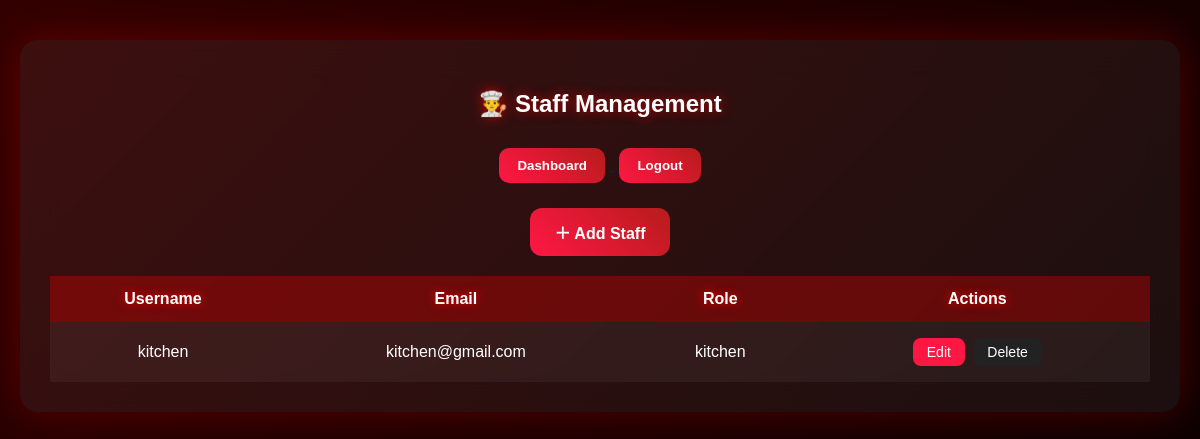
Screenshot of /administrator/staff/ (signed in) with the database file from the repository.
### accounts/models.py (models this page shows)
class User(AbstractUser):
    ROLE_CHOICES = (
        ('customer', 'Customer'),
        ('kitchen', 'Kitchen Staff'),
        ('admin', 'Admin'),
    )
    role = models.CharField(max_length=20, choices=ROLE_CHOICES, default='customer')
    phone = models.CharField(max_length=15, blank=True)

### administrator/views.py (the view)
# urls.py: path("staff/", StaffListView.as_view(), name="admin-staff"),
class StaffListView(LoginRequiredMixin, RoleRequiredMixin, ListView):
    template_name = "administrator/staffs.html"
    allowed_roles = ["admin"]
    model = User
    def get_queryset(self):
        return User.objects.exclude(role__in=["customer", "admin"])

### accounts/mixins.py (called while the page is built)
    def dispatch(self, request, *args, **kwargs):
        if request.user.role not in self.allowed_roles:
            raise PermissionDenied
        return super().dispatch(request, *args, **kwargs)

### templates/administrator/staffs.html (shortened to what this page needs)
<!DOCTYPE html>
<html>
<head>
</head>
<body>
<div class="container">
<h2>👨‍🍳 Staff Management</h2>
<div class="top-bar">
<a href="{% url 'administrator:admin-dashboard' %}">
<button class="top-btn">Dashboard</button>
</a>
<form method="post" action="{% url 'accounts:logout' %}" style="display:inline;">
<button class="top-btn">Logout</button>
</form>
</div>
<a href="{% url 'administrator:add-staff' %}" class="add-btn">＋ Add Staff</a>
<table>
<tr>
<th>Username</th>
<th>Email</th>
<th>Role</th>
<th>Actions</th>
</tr>
{% for user in object_list %}
<tr>
<td>{{ user.username }}</td>
<td>{{ user.email }}</td>
<td>{{ user.role }}</td>
<td>
<a href="{% url 'administrator:edit-staff' user.id %}" class="action edit">Edit</a>
<a href="{% url 'administrator:delete-staff' user.id %}" class="action delete">Delete</a>
</td>
</tr>
{% endfor %}
</table>
</div>
</body>
</html>

### templates/administrator/staffs.html (style rules this page uses)
body { margin:0; font-family:'Poppins',sans-serif; background:linear-gradient(-45deg,#1a0000,#330000,#000,#330000); background-size:400% 400%; animation:bgMove 10s ease infinite; color:white; }
.container { width:95%; max-width:1100px; margin:40px auto; padding:30px; border-radius:18px; backdrop-filter:blur(18px); background:rgba(255,255,255,0.06); box-shadow:0 0 40px rgba(255,0,0,.25); animation:fadeIn 1s ease; }
h2 { text-align:center; margin-bottom:25px; text-shadow:0 0 12px rgba(255,0,0,.7); }
.top-bar { text-align:center; margin-bottom:20px; }
.top-btn { padding:10px 18px; border:none; border-radius:10px; margin:5px; background:linear-gradient(45deg,#ff1744,#b71c1c); color:white; cursor:pointer; font-weight:600; transition:.3s; }
.add-btn { display:block; width:max-content; margin:20px auto; padding:12px 25px; border-radius:12px; background:linear-gradient(45deg,#ff1744,#b71c1c); color:white; text-decoration:none; font-weight:bold; transition:.3s; }
table { width:100%; border-collapse:collapse; margin-top:20px; }
th { background:rgba(255,0,0,.3); padding:14px; text-shadow:0 0 10px red; }
td { padding:14px; text-align:center; background:rgba(255,255,255,.05); }
.action { padding:6px 14px; border-radius:8px; text-decoration:none; font-size:14px; margin:2px; display:inline-block; color:white; transition:.3s; }
.edit { background:#ff1744; }
.delete { background:#222; }

### rows the page displays
User: username "kitchen", email "kitchen@gmail.com", role "kitchen"
